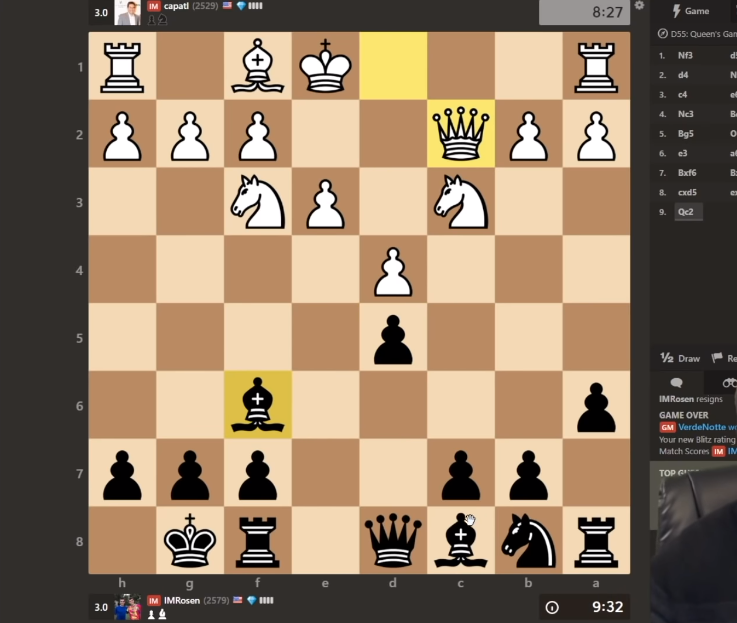
#> input picture images/youtube.png, 737 x 623 px
$ jupyter execute 2_comp_vision.ipynb
#> lines starting #> are read from the running program, lines starting #| are printed output that depends on the picture
## 2a. Detecting Lines

Our first task is to figure out where the chessboard lines are in the image. We'll be working with the following image from chess YouTuber IM Eric Rosen. Note that there is a significant amount of background captured in the image.

[cell 1]
import numpy as np
from PIL import Image
img_name = 'images/youtube.png'
pil_img = Image.open(img_name).convert('L')
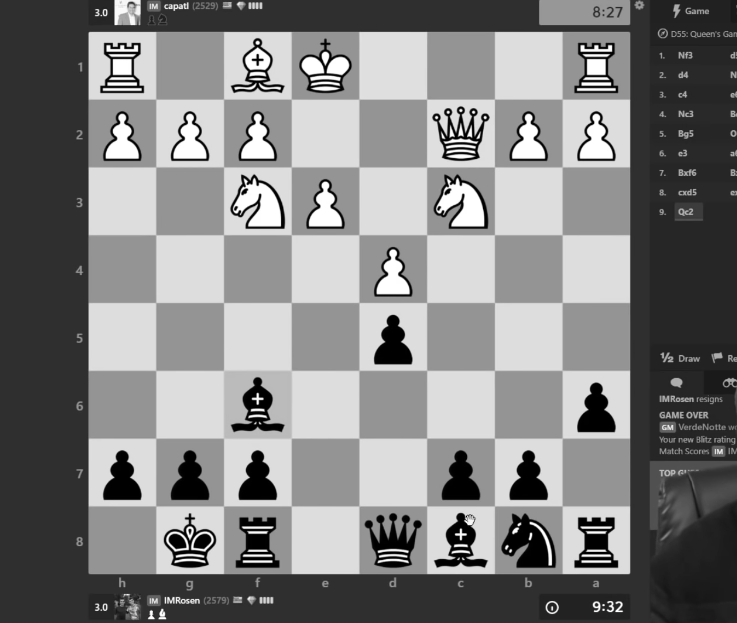
#> pil_img: PIL image 737x623 L; min 0, max 255, mean 128.4
img = np.array(pil_img)
height, width = img.shape
#> height = 623; width = 737
display(pil_img.resize((int(width*300/height), 300)))

Since we know that the chessboard lines will be either horizontal or vertical, we can apply two filters to the image: one to detect vertical shifts in color, and one to horizontal shifts in color.

[cell 2]
from scipy.signal import convolve
ker_x = np.array(np.mat('-1 0 1; -1 0 1; -1 0 1'))
grad_x = convolve(img, ker_x)
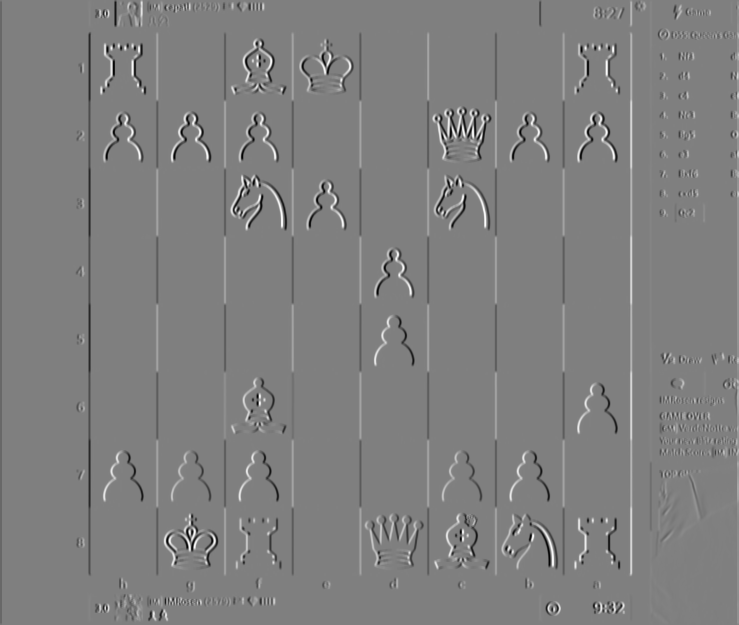
#> grad_x: shape (625, 739) int64; min -763, max 758, mean 0; drawn with min black and max white
ker_y = np.array(np.mat('-1 -1 -1; 0 0 0; 1 1 1'))
grad_y = convolve(img, ker_y)
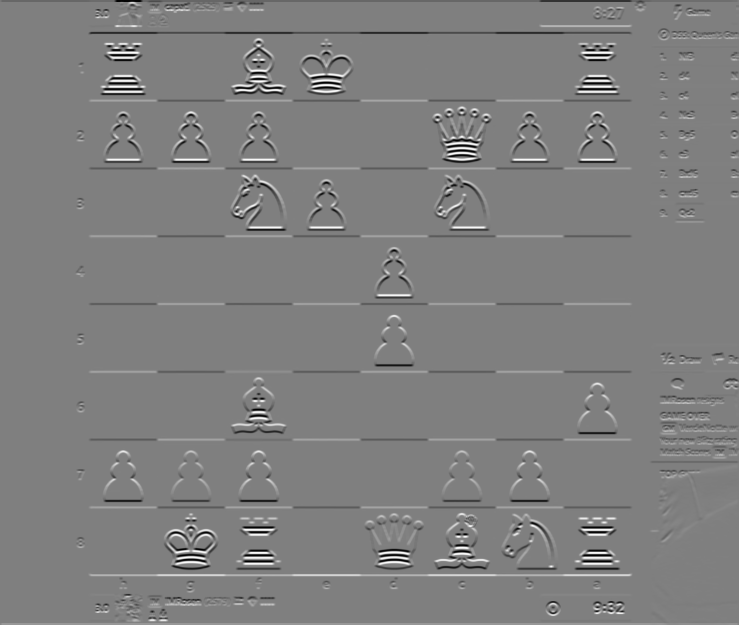
#> grad_y: shape (625, 739) int64; min -759, max 758, mean 0; drawn with min black and max white

import matplotlib.pyplot as plt
plt.imshow(grad_x, 'gray')
plt.show()
plt.imshow(grad_y, 'gray')
plt.show()

The dark and light pixels above denote color shifts in the image. To find the rows/columns corresponding to lines, we can add together the number of light pixels and the number of dark pixels. Now here is where I hit a wall. This method detects the chessboard lines, but it also tends to pick up on extraneous lines. After some research, I came across a brilliant solution by GitHub user [Elucidation](https://github.com/Elucidation/tensorflow_chessbot) who was making a Reddit bot for FEN prediction. The idea is rather than add together the number of light & dark pixels, we multiply them! The quantity $x(1-x)$ is maximized when $x = 1/2$, so we'll get the largest response when there is an equal balance of light & dark pixels. This is exactly what happens for internal chessboard edges, but it's pretty rare for other edges in the image (including the external board edges).

[cell 3]
# Separate out the light pixels (positive) with the dark pixels (negative)
x_pos = np.clip(grad_x, 0, 255)
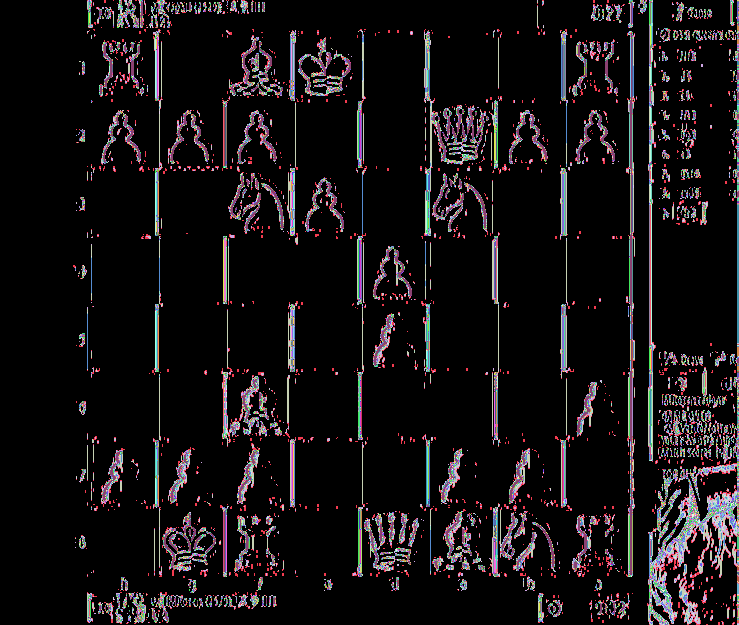
#> x_pos: shape (625, 739) int64; 256 distinct labels, from 0 to 255; one colour per label, 0 black
x_neg = np.clip(grad_x, -255, 0)
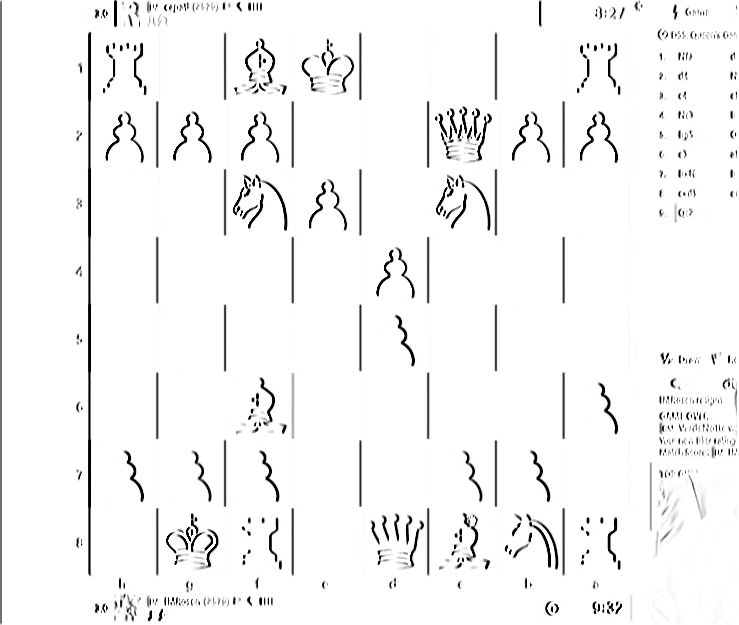
#> x_neg: shape (625, 739) int64; min -255, max 0, mean -9.52; drawn with min black and max white
y_pos = np.clip(grad_y, 0, 255)
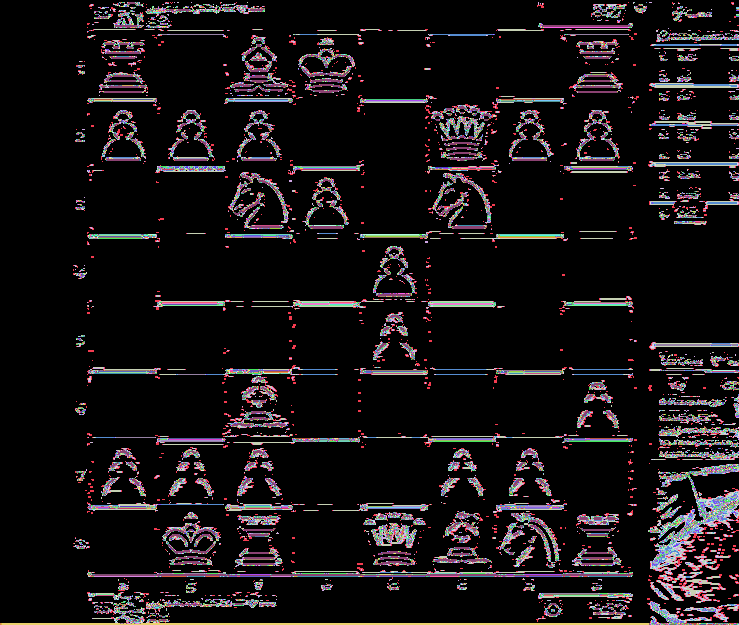
#> y_pos: shape (625, 739) int64; 256 distinct labels, from 0 to 255; one colour per label, 0 black
y_neg = np.clip(grad_y, -255, 0)
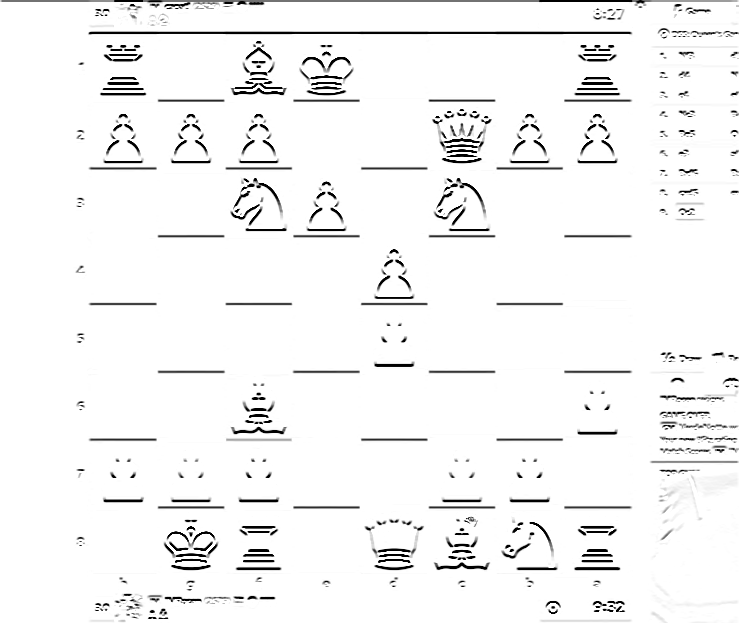
#> y_neg: shape (625, 739) int64; min -255, max 0, mean -10.4; drawn with min black and max white

# For each row/col, multiply the average light and dark pixel intensities
row_sums = np.sum(y_pos/height, axis=1) * np.sum(-y_neg/height, axis=1)
#> row_sums = 625 values, max 8585.6 at index 100, min 0 at index 0, mean 242.5
row_sums[np.where(row_sums<np.max(row_sums)/2.)] = 0
col_sums = np.sum(x_pos/width, axis=0) * np.sum(-x_neg/width, axis=0)
#> col_sums = 739 values, max 5907.3 at index 360, min 0 at index 0, mean 131.9
col_sums[np.where(col_sums<np.max(col_sums)/2.)] = 0

plt.plot(row_sums)
plt.show()
#> figure, not shown here; curve peaks at x = 100, y = 8585.6
plt.plot(col_sums)
plt.show()
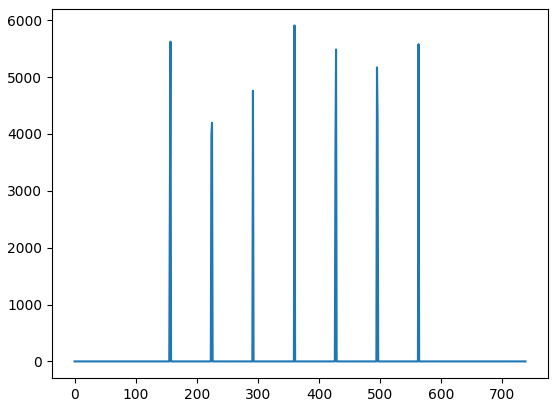
#> figure drawn by matplotlib, 1 panel; curve peaks at x = 360, y = 5907.3

Next, we pick out the peaks in response, which correspond to the internal edges of the board. I've also added a crude algorithm to handle the rare case that more than 7 peaks are detected. In this case, there are typically 1-2 extra lines due to the external edges of the board. This obviously has room for improvement.

[cell 4]
from scipy.signal import find_peaks
all_cols = list(find_peaks(col_sums, distance=10)[0])
#> all_cols = [157, 225, 292, 360, 428, 495, 563]
all_rows = list(find_peaks(row_sums, distance=10)[0])
#> all_rows = [100, 168, 236, 304, 371, 439, 507]

def near_arith_prog(arr):
    diffs = [arr[i] - arr[i-1] for i in range(1,len(arr))]
#> diffs = [68, 67, 68, 68, 67, 68]
    return max(diffs) - min(diffs) < 5

# TODO: Make this into a more robust algorithm
def get_lines(arr):
    if len(arr) < 7:
        return None
    elif len(arr) == 7:
        if near_arith_prog(arr):
            return arr
        else:
            return None
    elif len(arr) == 8:
        if near_arith_prog(arr[:7]):
            return arr[:7]
        elif near_arith_prog(arr[1:]):
            return arr[1:]
    elif len(arr) == 9:
        if near_arith_prog(arr[1:8]):
            return arr[1:8]
    return None

cols = get_lines(all_cols)
#> cols = [157, 225, 292, 360, 428, 495, 563]
rows = get_lines(all_rows)
#> rows = [100, 168, 236, 304, 371, 439, 507]

## 2b. Splitting into Squares

As a sanity check, let's draw the rows and columns that we've identified on the original image:

[cell 5]
from PIL import ImageDraw
disp_img = pil_img.convert('RGB')
draw = ImageDraw.Draw(disp_img, mode='RGB')
for r in rows:
    draw.line((0,r,width,r), fill='blue', width=5)
#> this loop made 7 passes
#> r on passes 1 to 7: 100, 168, 236, 304, 371, 439, 507
for c in cols:
    draw.line((c,0,c,height), fill='orange', width=5)
#> this loop made 7 passes
#> c on passes 1 to 7: 157, 225, 292, 360, 428, 495, 563
del draw
display(disp_img.resize((int(width*300/height), 300)))
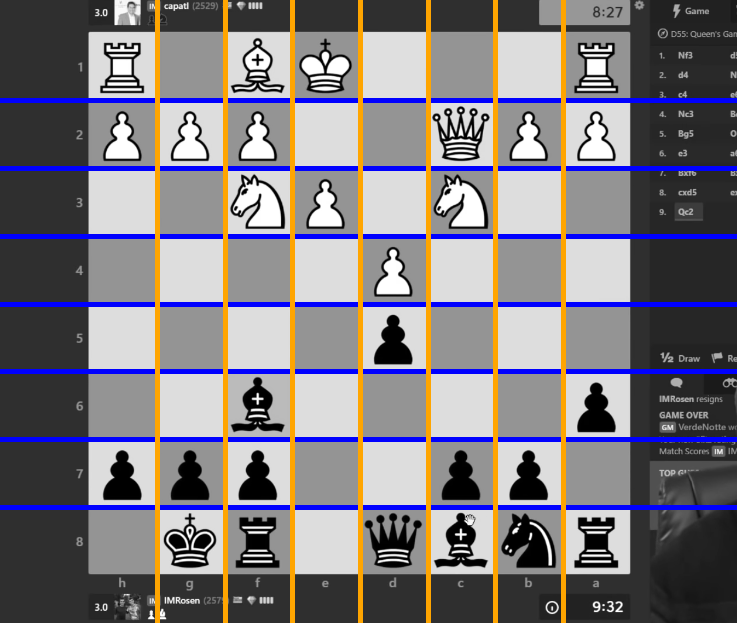
#> disp_img: PIL image 737x623 RGB; mean R, G, B 124.6, 120.4, 126.2

Nice! Now it's finally time to split up the board into squares:

[cell 6]
sq_height = rows[1] - rows[0]
#> sq_height = 68
sq_width = cols[1] - cols[0]
#> sq_width = 68
_rows, _cols = rows[:], cols[:]  # Make copies so that this code cell can be re-run
# Add left and right external edges
_cols.append(min(cols[6] + sq_width, width))
_cols.insert(0, max(cols[0] - sq_width, 0))
# Add top and bottom external edges
_rows.append(min(rows[6] + sq_height, height))
_rows.insert(0, max(rows[0] - sq_height, 0))

squares = []
# Traverse board in order described by FEN
for j in range(len(_rows)-1):
    for i in range(len(_cols)-1):
        area = (_cols[i], _rows[j], _cols[i+1], _rows[j+1])
        squares.append(pil_img.crop(area).resize((32,32)))
#> this loop made 8 passes
#> after the loop, squares = 64 items
display(*squares)
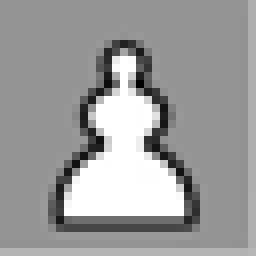
#> shown: PIL image 32x32 L (shown 8 times larger); min 0, max 255, mean 156.1
